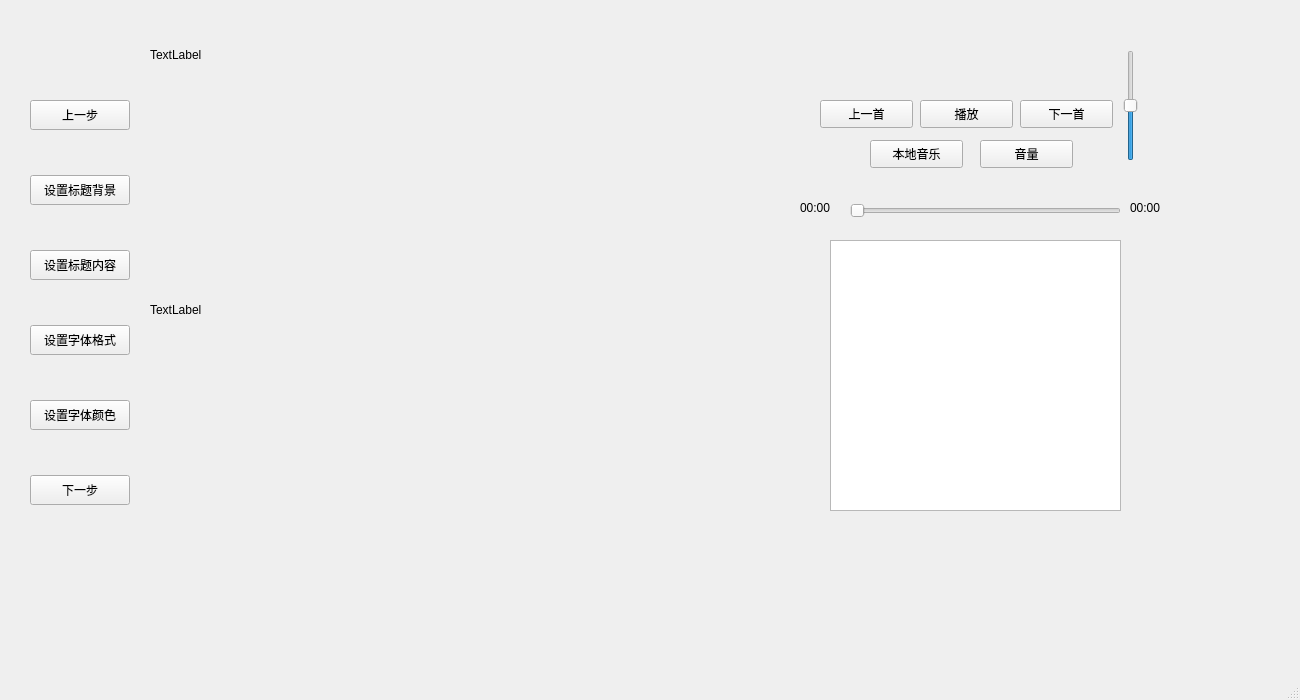
<?xml version="1.0" encoding="UTF-8"?>
<ui version="4.0">
 <class>MainWindow</class>
 <widget class="QMainWindow" name="MainWindow">
  <property name="geometry">
   <rect>
    <x>0</x>
    <y>0</y>
    <width>1300</width>
    <height>700</height>
   </rect>
  </property>
  <property name="windowTitle">
   <string>MainWindow</string>
  </property>
  <widget class="QWidget" name="centralWidget">
   <widget class="QStackedWidget" name="stackedWidget">
    <property name="geometry">
     <rect>
      <x>0</x>
      <y>0</y>
      <width>800</width>
      <height>600</height>
     </rect>
    </property>
    <property name="styleSheet">
     <string notr="true"/>
    </property>
    <property name="currentIndex">
     <number>2</number>
    </property>
    <widget class="QWidget" name="page">
     <widget class="QLabel" name="startImage_Label">
      <property name="geometry">
       <rect>
        <x>200</x>
        <y>100</y>
        <width>400</width>
        <height>350</height>
       </rect>
      </property>
      <property name="styleSheet">
       <string notr="true">border-image: url(:/image/diy.jpg);</string>
      </property>
      <property name="text">
       <string/>
      </property>
     </widget>
     <widget class="QLabel" name="title_Label">
      <property name="geometry">
       <rect>
        <x>200</x>
        <y>20</y>
        <width>371</width>
        <height>71</height>
       </rect>
      </property>
      <property name="styleSheet">
       <string notr="true">font: 36pt &quot;Agency FB&quot;;
color: rgb(255, 170, 0);</string>
      </property>
      <property name="text">
       <string>       电子贺卡</string>
      </property>
     </widget>
     <widget class="QPushButton" name="start_Btn">
      <property name="geometry">
       <rect>
        <x>320</x>
        <y>460</y>
        <width>141</width>
        <height>61</height>
       </rect>
      </property>
      <property name="text">
       <string>现在开始！</string>
      </property>
     </widget>
    </widget>
    <widget class="QWidget" name="page_2">
     <widget class="QPushButton" name="page_2_previous_Btn">
      <property name="geometry">
       <rect>
        <x>30</x>
        <y>100</y>
        <width>100</width>
        <height>30</height>
       </rect>
      </property>
      <property name="text">
       <string>上一步</string>
      </property>
     </widget>
     <widget class="QPushButton" name="page_2_next_Btn">
      <property name="geometry">
       <rect>
        <x>30</x>
        <y>400</y>
        <width>100</width>
        <height>30</height>
       </rect>
      </property>
      <property name="text">
       <string>下一步</string>
      </property>
     </widget>
     <widget class="QLabel" name="E_Card_BackgroundImage_Label">
      <property name="geometry">
       <rect>
        <x>150</x>
        <y>80</y>
        <width>630</width>
        <height>460</height>
       </rect>
      </property>
      <property name="text">
       <string>贺卡背景</string>
      </property>
     </widget>
     <widget class="QPushButton" name="chooseImage_Btn">
      <property name="geometry">
       <rect>
        <x>30</x>
        <y>250</y>
        <width>100</width>
        <height>30</height>
       </rect>
      </property>
      <property name="text">
       <string>选择背景图片</string>
      </property>
     </widget>
    </widget>
    <widget class="QWidget" name="page_3">
     <widget class="QPushButton" name="page_3_previous_Btn">
      <property name="geometry">
       <rect>
        <x>30</x>
        <y>100</y>
        <width>100</width>
        <height>30</height>
       </rect>
      </property>
      <property name="text">
       <string>上一步</string>
      </property>
     </widget>
     <widget class="QPushButton" name="page_3_next_Btn">
      <property name="geometry">
       <rect>
        <x>30</x>
        <y>475</y>
        <width>100</width>
        <height>30</height>
       </rect>
      </property>
      <property name="text">
       <string>下一步</string>
      </property>
     </widget>
     <widget class="QPushButton" name="page_3_setTitle_Btn">
      <property name="geometry">
       <rect>
        <x>30</x>
        <y>250</y>
        <width>100</width>
        <height>30</height>
       </rect>
      </property>
      <property name="text">
       <string>设置标题内容</string>
      </property>
     </widget>
     <widget class="QLabel" name="page_3_imageBackground_Label">
      <property name="geometry">
       <rect>
        <x>150</x>
        <y>80</y>
        <width>630</width>
        <height>460</height>
       </rect>
      </property>
      <property name="text">
       <string>TextLabel</string>
      </property>
     </widget>
     <widget class="QLabel" name="E_Card_Title_Label">
      <property name="geometry">
       <rect>
        <x>150</x>
        <y>30</y>
        <width>630</width>
        <height>50</height>
       </rect>
      </property>
      <property name="autoFillBackground">
       <bool>false</bool>
      </property>
      <property name="text">
       <string>TextLabel</string>
      </property>
     </widget>
     <widget class="QPushButton" name="page_3_backgroundColor_Btn">
      <property name="geometry">
       <rect>
        <x>30</x>
        <y>175</y>
        <width>100</width>
        <height>30</height>
       </rect>
      </property>
      <property name="text">
       <string>设置标题背景</string>
      </property>
     </widget>
     <widget class="QPushButton" name="page_3_fontStyle_Btn">
      <property name="geometry">
       <rect>
        <x>30</x>
        <y>325</y>
        <width>100</width>
        <height>30</height>
       </rect>
      </property>
      <property name="text">
       <string>设置字体格式</string>
      </property>
     </widget>
     <widget class="QPushButton" name="page_3_fontColor_Btn">
      <property name="geometry">
       <rect>
        <x>30</x>
        <y>400</y>
        <width>100</width>
        <height>30</height>
       </rect>
      </property>
      <property name="text">
       <string>设置字体颜色</string>
      </property>
     </widget>
    </widget>
    <widget class="QWidget" name="page_4">
     <widget class="QPushButton" name="page_4_previous_Btn">
      <property name="geometry">
       <rect>
        <x>30</x>
        <y>100</y>
        <width>100</width>
        <height>30</height>
       </rect>
      </property>
      <property name="text">
       <string>上一页</string>
      </property>
     </widget>
     <widget class="QPushButton" name="page_4_cardInfoFont_Btn">
      <property name="geometry">
       <rect>
        <x>30</x>
        <y>200</y>
        <width>100</width>
        <height>30</height>
       </rect>
      </property>
      <property name="text">
       <string>设置贺卡字体</string>
      </property>
     </widget>
     <widget class="QLabel" name="page_4_title_Label">
      <property name="geometry">
       <rect>
        <x>150</x>
        <y>30</y>
        <width>630</width>
        <height>50</height>
       </rect>
      </property>
      <property name="text">
       <string>TextLabel</string>
      </property>
     </widget>
     <widget class="QLabel" name="page_4_imageBackground_Label">
      <property name="geometry">
       <rect>
        <x>150</x>
        <y>80</y>
        <width>630</width>
        <height>460</height>
       </rect>
      </property>
      <property name="text">
       <string>TextLabel</string>
      </property>
     </widget>
     <widget class="QPlainTextEdit" name="page_4_cartInfo_Text">
      <property name="geometry">
       <rect>
        <x>150</x>
        <y>80</y>
        <width>630</width>
        <height>460</height>
       </rect>
      </property>
     </widget>
     <widget class="QPushButton" name="page_4_cartInfoColor_Btn">
      <property name="geometry">
       <rect>
        <x>30</x>
        <y>300</y>
        <width>100</width>
        <height>30</height>
       </rect>
      </property>
      <property name="text">
       <string>设置字体颜色</string>
      </property>
     </widget>
     <widget class="QPushButton" name="page_4_save_Btn">
      <property name="geometry">
       <rect>
        <x>30</x>
        <y>400</y>
        <width>100</width>
        <height>30</height>
       </rect>
      </property>
      <property name="text">
       <string>保存</string>
      </property>
     </widget>
    </widget>
   </widget>
   <widget class="QPushButton" name="music_start_Btn">
    <property name="geometry">
     <rect>
      <x>920</x>
      <y>100</y>
      <width>93</width>
      <height>28</height>
     </rect>
    </property>
    <property name="text">
     <string>播放</string>
    </property>
   </widget>
   <widget class="QSlider" name="music_Playing_HSlider">
    <property name="geometry">
     <rect>
      <x>850</x>
      <y>200</y>
      <width>271</width>
      <height>22</height>
     </rect>
    </property>
    <property name="orientation">
     <enum>Qt::Horizontal</enum>
    </property>
   </widget>
   <widget class="QSlider" name="music_volumn_VSlider">
    <property name="geometry">
     <rect>
      <x>1120</x>
      <y>50</y>
      <width>22</width>
      <height>111</height>
     </rect>
    </property>
    <property name="value">
     <number>50</number>
    </property>
    <property name="orientation">
     <enum>Qt::Vertical</enum>
    </property>
   </widget>
   <widget class="QPushButton" name="music_addMusic_Btn">
    <property name="geometry">
     <rect>
      <x>870</x>
      <y>140</y>
      <width>93</width>
      <height>28</height>
     </rect>
    </property>
    <property name="text">
     <string>本地音乐</string>
    </property>
   </widget>
   <widget class="QListWidget" name="music_musicList_ListWidget">
    <property name="geometry">
     <rect>
      <x>830</x>
      <y>240</y>
      <width>291</width>
      <height>271</height>
     </rect>
    </property>
   </widget>
   <widget class="QPushButton" name="music_previous_Btn">
    <property name="geometry">
     <rect>
      <x>820</x>
      <y>100</y>
      <width>93</width>
      <height>28</height>
     </rect>
    </property>
    <property name="text">
     <string>上一首</string>
    </property>
   </widget>
   <widget class="QPushButton" name="music_next_Btn">
    <property name="geometry">
     <rect>
      <x>1020</x>
      <y>100</y>
      <width>93</width>
      <height>28</height>
     </rect>
    </property>
    <property name="text">
     <string>下一首</string>
    </property>
   </widget>
   <widget class="QPushButton" name="music_volumn_Btn">
    <property name="geometry">
     <rect>
      <x>980</x>
      <y>140</y>
      <width>93</width>
      <height>28</height>
     </rect>
    </property>
    <property name="text">
     <string>音量</string>
    </property>
   </widget>
   <widget class="QLabel" name="music_playTime_Label">
    <property name="geometry">
     <rect>
      <x>800</x>
      <y>200</y>
      <width>41</width>
      <height>16</height>
     </rect>
    </property>
    <property name="text">
     <string>00:00</string>
    </property>
   </widget>
   <widget class="QLabel" name="music_allTime_Label">
    <property name="geometry">
     <rect>
      <x>1130</x>
      <y>200</y>
      <width>41</width>
      <height>16</height>
     </rect>
    </property>
    <property name="text">
     <string>00:00</string>
    </property>
   </widget>
  </widget>
  <widget class="QMenuBar" name="menuBar">
   <property name="geometry">
    <rect>
     <x>0</x>
     <y>0</y>
     <width>1300</width>
     <height>26</height>
    </rect>
   </property>
  </widget>
  <widget class="QStatusBar" name="statusBar"/>
 </widget>
 <layoutdefault spacing="6" margin="11"/>
 <resources/>
 <connections/>
</ui>
